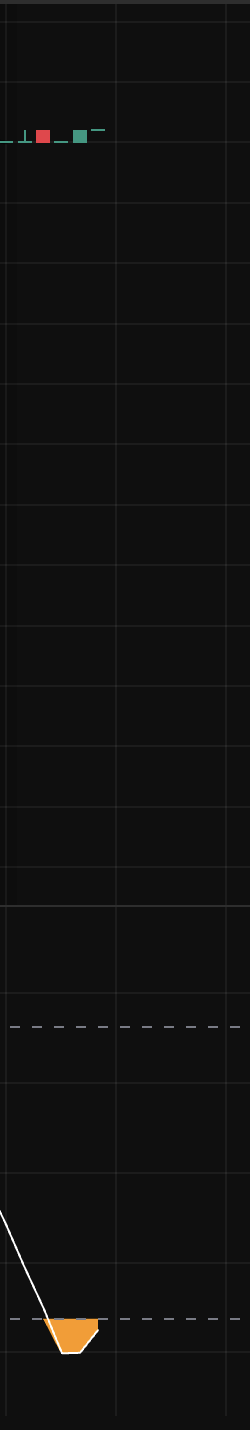
#> input picture cropped_images/test.png, 250 x 1430 px, found by its file name
$ python detect_red.py
#> lines starting #> are read from the running program, lines starting #| are printed output that depends on the picture; after the words box and inside, x2 and y2 are one past the last pixel; in counts of white or black regions, pixels touching at a corner belong together
### color_detection_tools/unified_color_detector.py
import numpy as np
import matplotlib.pyplot as plt
from PIL import Image
import os
import json
from datetime import datetime

class UnifiedColorDetector:
    def __init__(self, image_path, output_dir="color_analysis_results"):
        """
        Initialize the unified color detector.

        Args:
            image_path (str): Path to the image file
            output_dir (str): Directory to save results
        """
        self.image_path = image_path
        self.output_dir = output_dir
        self.image_array = None
        self.rgb_image = None
        self.unique_colors = {}
        self.sorted_colors = []

        # Create output directory if it doesn't exist
        os.makedirs(output_dir, exist_ok=True)

        # Define color detection rules for each color
        self.color_rules = {
            'purple': {
                'name': 'Purple',
                'description': 'Colors with blue dominance, moderate red, and low green - distinct from fuchsia',
                'rules': [
                    lambda r, g, b: b > max(r, g) * 1.05,  # Blue is the dominant component (stricter than fuchsia)
                    lambda r, g, b: g < min(r, b) * 0.5,   # Green much lower than red and blue
                    lambda r, g, b: r > 20 and r < 180,    # Red present but not too bright (distinct from fuchsia)
                    lambda r, g, b: b > 30 and b < 220,    # Blue present but not too bright
                    lambda r, g, b: max(r, g, b) - min(r, g, b) > 20,  # Good color variation
                    lambda r, g, b: b > r * 1.02,          # Blue slightly higher than red (purple characteristic)
                    lambda r, g, b: int(r) + int(b) < 2 * int(g) + 250,  # Not as bright as fuchsia
                    lambda r, g, b: abs(int(r) - int(b)) > 15,  # Red and blue should be different (not like fuchsia)
                    lambda r, g, b: r < 200,               # Red not too bright (exclude bright fuchsia)
                ]
            },
            'blue': {
                'name': 'Blue',
                'description': 'Colors with dominant blue component',
                'rules': [
                    lambda r, g, b: b > max(r, g) * 1.2,   # Blue significantly dominant
                    lambda r, g, b: max(r, g, b) - min(r, g, b) > 15,  # Color variation
                    lambda r, g, b: b > 40,                # Blue present
                ]
            },
            'yellow': {
                'name': 'Yellow',
                'description': 'Colors with similar high red and green values, controlled blue',
                'rules': [
                    lambda r, g, b: r > 120 and g > 120,   # Slightly higher minimum for R and G
                    lambda r, g, b: abs(int(r) - int(g)) <= 60,    # R and G closer to each other
                    lambda r, g, b: r > g * 0.85 and g > r * 0.85, # Tighten R/G balance to avoid orange
                    lambda r, g, b: b < min(r, g) * 0.55,  # Lower blue proportion a bit
                    lambda r, g, b: b < 140,               # Slightly lower absolute blue cap
                    lambda r, g, b: max(r, g, b) - min(r, g, b) >= 28,  # Exclude near-white (low chroma)
                    lambda r, g, b: int(r) + int(g) > 2 * int(b) + 60,  # Slightly stronger yellow space rule
                ]
            },
            'orange': {
                'name': 'Orange',
                'description': 'Colors with high red, medium green, low blue',
                'rules': [
                    lambda r, g, b: r > g and g > b,       # R > G > B
                    lambda r, g, b: r > 80,                # High red
                    lambda r, g, b: g > 30 and g < r * 0.8,  # Medium green
                    lambda r, g, b: b < min(r, g) * 0.5,   # Low blue
                    lambda r, g, b: max(r, g, b) - min(r, g, b) > 25,  # Color variation
                ]
            },
            'red': {
                'name': 'Red',
                'description': 'Colors with dominant red component, excluding orange',
                'rules': [
                    lambda r, g, b: r > max(g, b) * 1.2,   # Red dominant but not as strict
                    lambda r, g, b: r > 100,               # High red value
                    lambda r, g, b: g < r * 0.6,           # Green much lower than red (stricter to avoid orange)
                    lambda r, g, b: b < r * 0.6,           # Blue much lower than red
                    lambda r, g, b: r - g > 50,            # Red significantly higher than green (avoid orange)
                    lambda r, g, b: max(r, g, b) - min(r, g, b) > 40,  # Good color variation
                ]
            },
            'green': {
                'name': 'Green',
                'description': 'Colors with significant green component, including teal-green',
                'rules': [
                    lambda r, g, b: g > max(r, b),         # Green is highest component
                    lambda r, g, b: g > 50,                # Minimum green value
                    lambda r, g, b: g - max(r, b) > 10,    # Green noticeably higher (more lenient)
                    lambda r, g, b: max(r, g, b) - min(r, g, b) > 15,  # Some color variation
                    lambda r, g, b: g > 80 or (g > r * 1.5 and g > b * 0.8),  # Either bright green OR green dominant over red with reasonable blue
                ]
            },
            'gray': {
                'name': 'Gray',
                'description': 'Colors with similar RGB values (neutral colors), excluding black and white',
                'rules': [
                    lambda r, g, b: abs(int(r) - int(g)) <= 15,  # Red and green are similar
                    lambda r, g, b: abs(int(g) - int(b)) <= 15,  # Green and blue are similar
                    lambda r, g, b: abs(int(r) - int(b)) <= 15,  # Red and blue are similar
                    lambda r, g, b: max(r, g, b) - min(r, g, b) <= 20,  # Low color variation
                    lambda r, g, b: min(r, g, b) >= 50,    # Exclude black colors (raised from 10 to 50)
                    lambda r, g, b: max(r, g, b) <= 200,   # Not pure white (to avoid very bright whites)
                    lambda r, g, b: max(r, g, b) >= 70,    # Ensure it's bright enough to be considered gray
                ]
            },
            'fuchsia': {
                'name': 'Fuchsia',
                'description': 'Bright magenta/pink colors with high red and blue, low green',
                'rules': [
                    lambda r, g, b: r > 150 and b > 150,   # High red and blue
                    lambda r, g, b: g < min(r, b) * 0.7,   # Green much lower than red and blue
                    lambda r, g, b: abs(int(r) - int(b)) < 80,  # Red and blue should be reasonably similar
                    lambda r, g, b: max(r, b) > g * 1.5,   # Either red or blue dominates over green
                    lambda r, g, b: max(r, g, b) - min(r, g, b) > 40,  # Good color variation
                    lambda r, g, b: int(r) + int(b) > 2 * int(g) + 100,   # Fuchsia color space rule
                ]
            },
            'aqua': {
                'name': 'Aqua',
                'description': 'Cyan/aqua colors with high blue and green, low red - distinct from pure green',
                'rules': [
                    lambda r, g, b: b > 100 and g > 100,   # High blue and green components
                    lambda r, g, b: r < min(b, g) * 0.6,   # Red significantly lower than blue and green
                    lambda r, g, b: b >= g * 0.9,          # Blue should be at least 90% of green (allows blue to be slightly lower)
                    lambda r, g, b: g >= b * 0.8,          # Green should be at least 80% of blue (allows green to be slightly lower)
                    lambda r, g, b: g > r * 1.2,           # Green should be significantly higher than red
                    lambda r, g, b: b > r * 1.2,           # Blue should be significantly higher than red
                    lambda r, g, b: abs(int(b) - int(g)) < 80,  # Blue and green should be reasonably close
                    lambda r, g, b: int(b) + int(g) > 2 * int(r) + 80,   # Aqua color space rule
                    lambda r, g, b: max(b, g, r) - min(b, g, r) > 30,  # Good color variation
                ]
            }
        }

    def load_image(self):
        """Load and prepare the image for analysis."""
        try:
            pil_image = Image.open(self.image_path)
            self.image_array = np.array(pil_image)
            print(f"✅ Image loaded: {self.image_array.shape}")

            # Convert to RGB
            if len(self.image_array.shape) == 3:
                if self.image_array.shape[2] == 4:  # RGBA
                    self.rgb_image = self.image_array[:, :, :3]
                else:  # RGB
                    self.rgb_image = self.image_array
            else:
                print("❌ Unsupported image format")
                return False

            print(f"✅ RGB image shape: {self.rgb_image.shape}")
            return True

        except Exception as e:
            print(f"❌ Error loading image: {e}")
            return False

    def analyze_unique_colors(self):
        """Analyze and count unique colors in the image."""
        print("🔍 Analyzing unique colors...")

        # Reshape to get all pixels
        pixels = self.rgb_image.reshape(-1, 3)
        print(f"📊 Total pixels: {len(pixels):,}")

        # Count unique colors efficiently
        self.unique_colors = {}
        for pixel in pixels:
            pixel_tuple = tuple(pixel)
            self.unique_colors[pixel_tuple] = self.unique_colors.get(pixel_tuple, 0) + 1

        # Sort by frequency
        self.sorted_colors = sorted(self.unique_colors.items(), key=lambda x: x[1], reverse=True)

        print(f"🎨 Unique colors found: {len(self.unique_colors):,}")
        return self.sorted_colors

    def detect_color(self, color_name):
        """
        Detect pixels of a specific color using the defined rules.

        Args:
            color_name (str): Name of the color to detect ('purple', 'blue', 'yellow', 'orange')

        Returns:
            list: List of (RGB, count) tuples for detected colors
        """
        if color_name not in self.color_rules:
            print(f"❌ Unknown color: {color_name}")
            print(f"Available colors: {list(self.color_rules.keys())}")
            return []

        color_info = self.color_rules[color_name]
        rules = color_info['rules']

        print(f"\n🎯 Detecting {color_info['name']} colors...")
        print(f"📝 {color_info['description']}")

        detected_colors = []
        total_pixels = sum(count for _, count in self.unique_colors.items())

        for (r, g, b), count in self.sorted_colors:
            # Apply all rules
            if all(rule(r, g, b) for rule in rules):
                detected_colors.append(((r, g, b), count))

        if detected_colors:
            total_detected = sum(count for _, count in detected_colors)
            percentage = (total_detected / total_pixels) * 100

            print(f"✅ Found {len(detected_colors)} {color_info['name'].lower()} color(s)")
            print(f"📊 Total {color_info['name'].lower()} pixels: {total_detected:,} ({percentage:.2f}% of image)")

            # Show top colors
            print(f"\n🔝 Top {color_info['name'].lower()} colors:")
            for i, ((r, g, b), count) in enumerate(detected_colors[:10]):
                color_percentage = (count / total_pixels) * 100
                print(f"  {i+1:2d}: RGB({r:3d}, {g:3d}, {b:3d}) - {count:6,} pixels ({color_percentage:5.2f}%)")
        else:
            print(f"❌ No {color_info['name'].lower()} colors found")

        return detected_colors

    def create_visualization(self, color_name, detected_colors):
        """
        Create visualization for detected colors.

        Args:
            color_name (str): Name of the detected color
            detected_colors (list): List of detected color tuples
        """
        if not detected_colors:
            print(f"❌ No {color_name} colors to visualize")
            return None

        # Create mask for detected colors
        color_mask = np.zeros(self.rgb_image.shape[:2], dtype=bool)
        detected_rgb_values = [rgb for (rgb, count) in detected_colors]

        # Create mask efficiently
        for y in range(self.rgb_image.shape[0]):
            for x in range(self.rgb_image.shape[1]):
                pixel_rgb = tuple(self.rgb_image[y, x])
                if pixel_rgb in detected_rgb_values:
                    color_mask[y, x] = True

        # Create visualization
        fig, (ax1, ax2) = plt.subplots(1, 2, figsize=(16, 8))

        # Original image
        ax1.imshow(self.rgb_image)
        ax1.set_title('Original Image', fontsize=14, fontweight='bold')
        ax1.axis('off')

        # Highlight detected colors
        overlay_image = self.rgb_image.copy()
        color_pixels = np.where(color_mask)
        overlay_image[color_pixels] = [255, 255, 0]  # Bright yellow highlight

        total_detected = sum(count for _, count in detected_colors)
        ax2.imshow(overlay_image)
        ax2.set_title(f'{color_name.title()} Colors Detected\n({total_detected:,} pixels)',
                     fontsize=14, fontweight='bold')
        ax2.axis('off')

        plt.tight_layout()

        # Save result
        timestamp = datetime.now().strftime("%Y%m%d_%H%M%S")
        output_path = os.path.join(self.output_dir, f'{color_name}_detection_{timestamp}.png')
        plt.savefig(output_path, dpi=300, bbox_inches='tight')
        print(f"💾 Visualization saved to: {output_path}")

        plt.show()

        return output_path

    def save_analysis_report(self, color_name, detected_colors, output_path):
        """
        Save detailed analysis report to JSON file.

        Args:
            color_name (str): Name of the detected color
            detected_colors (list): List of detected color tuples
            output_path (str): Path to the visualization
        """
        timestamp = datetime.now().strftime("%Y%m%d_%H%M%S")
        report_path = os.path.join(self.output_dir, f'{color_name}_analysis_{timestamp}.json')

        total_pixels = sum(count for _, count in self.unique_colors.items())
        total_detected = sum(count for _, count in detected_colors)

        report = {
            'analysis_info': {
                'timestamp': timestamp,
                'image_path': self.image_path,
                'image_dimensions': [int(d) for d in self.image_array.shape],
                'total_pixels': int(total_pixels),
                'unique_colors': int(len(self.unique_colors))
            },
            'color_detection': {
                'color_name': color_name,
                'color_info': {
                    'name': self.color_rules[color_name]['name'],
                    'description': self.color_rules[color_name]['description']
                },
                'detected_colors_count': int(len(detected_colors)),
                'total_detected_pixels': int(total_detected),
                'percentage_of_image': float((total_detected / total_pixels) * 100)
            },
            'detected_colors': [
                {
                    'rgb': [int(c) for c in rgb],
                    'pixel_count': int(count),
                    'percentage': float((count / total_pixels) * 100)
                }
                for rgb, count in detected_colors
            ],
            'output_files': {
                'visualization': output_path,
                'report': report_path
            }
        }

        with open(report_path, 'w') as f:
            json.dump(report, f, indent=2)

        print(f"📄 Analysis report saved to: {report_path}")
        return report_path

    def analyze_color(self, color_name):
        """
        Complete analysis for a specific color.

        Args:
            color_name (str): Name of the color to analyze

        Returns:
            dict: Analysis results
        """
        print(f"\n{'='*60}")
        print(f"🎨 ANALYZING {color_name.upper()} COLORS")
        print(f"{'='*60}")

        # Detect colors
        detected_colors = self.detect_color(color_name)

        if detected_colors:
            # Create visualization
            output_path = self.create_visualization(color_name, detected_colors)

            # Save report
            report_path = self.save_analysis_report(color_name, detected_colors, output_path)

            return {
                'color_name': color_name,
                'detected_colors': detected_colors,
                'visualization_path': output_path,
                'report_path': report_path,
                'success': True
            }
        else:
            return {
                'color_name': color_name,
                'detected_colors': [],
                'visualization_path': None,
                'report_path': None,
                'success': False
            }

    # [54 lines left out: functions analyze_all_colors, main, not called in this run]

# [2 lines that do not run on import are left out]

### color_detection_tools/detect_red.py
#!/usr/bin/env python3
"""
Red Color Detector
Detects red colors in images using precise RGB analysis.
"""

import sys
import os
sys.path.append(os.path.dirname(os.path.dirname(os.path.abspath(__file__))))

from color_detection_tools.unified_color_detector import UnifiedColorDetector

def main():
    """Detect red colors in the test image."""
    target_image = 'cropped_images/test.png'

    if not os.path.exists(target_image):
        print(f"❌ Target image '{target_image}' not found.")
        return

    print("🔴 RED COLOR DETECTION")
    print("=" * 50)

    # Create detector
    detector = UnifiedColorDetector(target_image)

    # Load image and analyze
    if not detector.load_image():
#> in load_image, pil_image is the input picture: PIL image 250x1430 RGB; mean R, G, B 17, 16.7, 16.4
#| ✅ Image loaded: (1430, 250, 3)
#| ✅ RGB image shape: (1430, 250, 3)
        return

    detector.analyze_unique_colors()
#| 📊 Total pixels: 357,500
#> after the loop in analyze_unique_colors, `for pixel in pixels:`: self.unique_colors = 31 items
#| 🎨 Unique colors found: 31

    # Detect red colors
    result = detector.analyze_color('red')
#> in detect_color, `total_pixels = sum(count for _, count in self.unique_colors.items())`: total_pixels = 357500
#> the loop in detect_color, `for (r, g, b), count in self.sorted_colors:` made 31 passes
#> (r, g, b, count) on passes 1 to 12: (15, 15, 15, 322208), (28, 28, 28, 15611), (13, 13, 13, 13051), (25, 25, 25, 2164), (46, 46, 46, 1500), (241, 157, 56, 1166), (121, 123, 133, 440), (69, 151, 130, 314), (255, 255, 255, 251), (223, 72, 76, 182), (41, 41, 41, 180), (75, 75, 75, 87)
#> after the loop in detect_color, `for (r, g, b), count in self.sorted_colors:`: detected_colors = [((223, 72, 76), 182)]
#> in detect_color, `total_detected = sum(count for _, count in detected_colors)`: total_detected = 182
#> in detect_color, `percentage = (total_detected / total_pixels) * 100`: percentage = 0.0509
#| ✅ Found 1 red color(s)
#| 📊 Total red pixels: 182 (0.05% of image)
#> the loop in detect_color, `for i, ((r, g, b), count) in enumerate(detected_colors[:10]):` made 1 pass
#> (r, g, b, count, color_percentage) on pass 1: (223, 72, 76, 182, 0.0509)
#|    1: RGB(223,  72,  76) -    182 pixels ( 0.05%)
#> in analyze_color, `detected_colors = self.detect_color(color_name)`: detected_colors = [((223, 72, 76), 182)]
#> in create_visualization, `detected_rgb_values = [rgb for (rgb, count) in detected_colors]`: detected_rgb_values = [(223, 72, 76)]
#> after the loop in create_visualization, `for y in range(self.rgb_image.shape[0]):`:
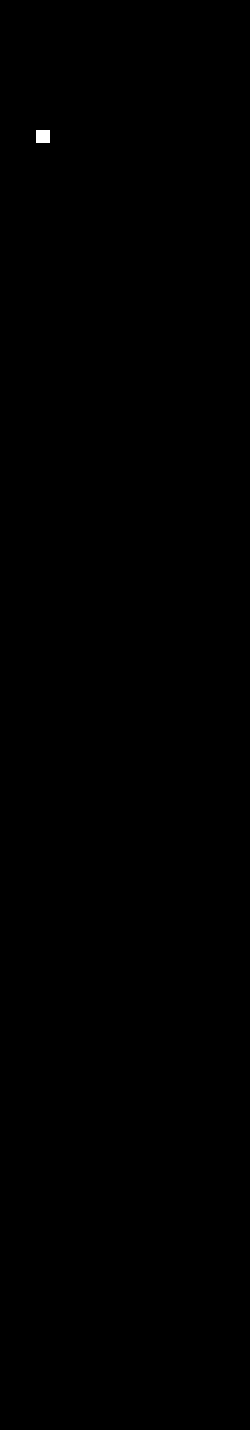
#> color_mask: shape (1430, 250) bool; 0.05% white; 1 white region, box (x1, y1, x2, y2) and area: (36, 130, 50, 143) 182
#> in create_visualization, `color_pixels = np.where(color_mask)`: color_pixels = 182 positions, rows 130 to 142, columns 36 to 49
#> in create_visualization, `overlay_image[color_pixels] = [255, 255, 0]`:
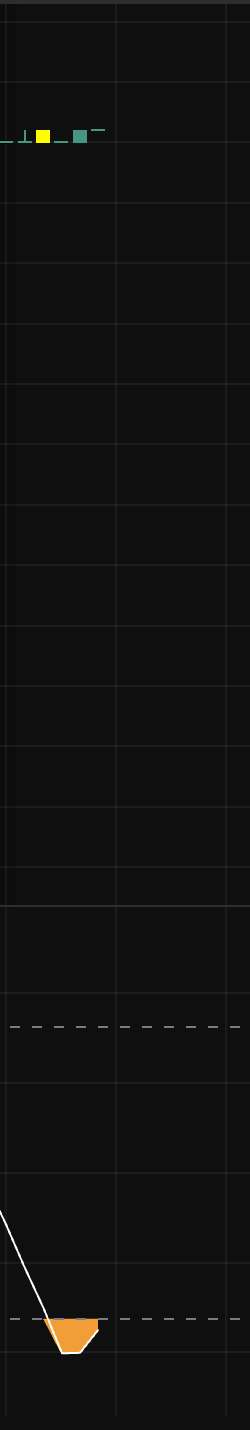
#> overlay_image: shape (1430, 250, 3); 0.05% of pixels changed, all inside (x1, y1, x2, y2) = (36, 130, 50, 143)
#> in create_visualization, `total_detected = sum(count for _, count in detected_colors)`: total_detected = 182
#> in create_visualization, `plt.savefig(output_path, dpi=300, bbox_inches='tight')`:
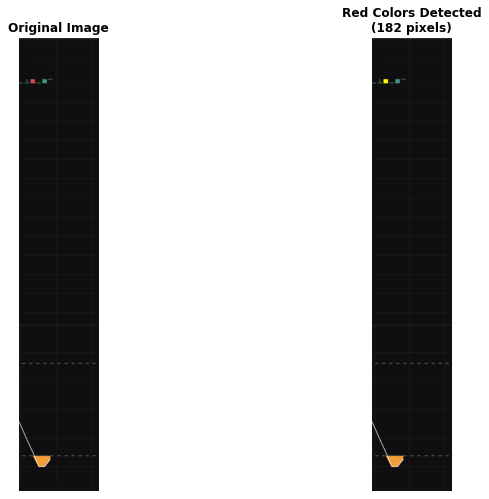
#> figure drawn by matplotlib, 2 panels
#> in save_analysis_report, `total_pixels = sum(count for _, count in self.unique_colors.items())`: total_pixels = 357500
#> in save_analysis_report, `total_detected = sum(count for _, count in detected_colors)`: total_detected = 182
#> result = 5 items

    if result['success']:
        print(f"\n🎉 Red detection complete!")
        print(f"📁 Results saved in: color_analysis_results/")
    else:
        print(f"\n❌ No red colors found in the image.")

if __name__ == "__main__":
    main()
